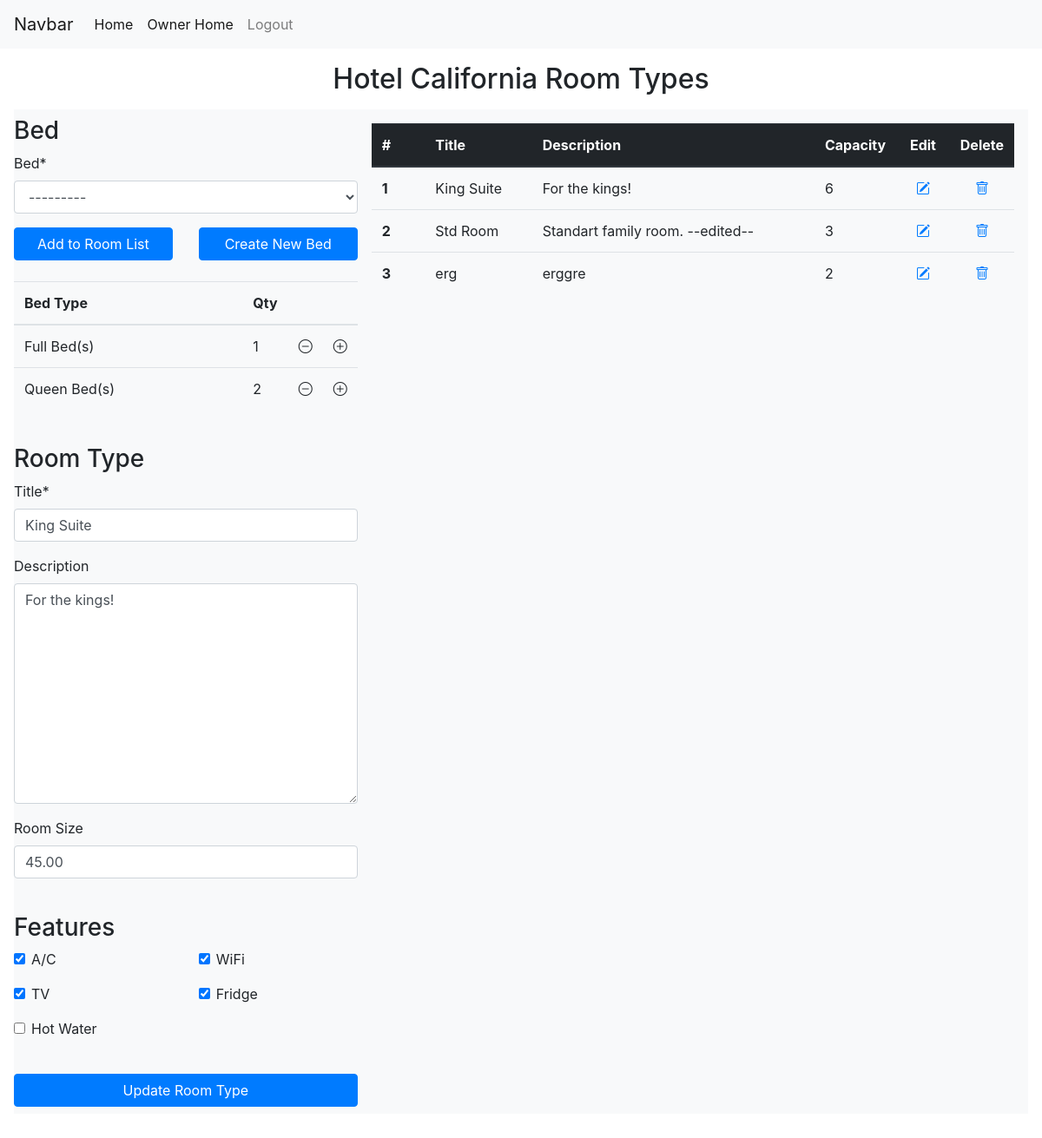
The page /manager/2/room_types/edit/2 (signed in) on the database its author committed.
### manager/models.py (models this page shows, shortened)
class Hotel(models.Model):
    owners = models.ManyToManyField(Owner)
    name = models.CharField(max_length=128)
    country = models.ForeignKey('main.Country', on_delete=models.SET_NULL, null=True, related_name='hotels')
    state = models.CharField(max_length=32, null=True, blank=True)
    city = models.CharField(max_length=32)
    address_line_1 = models.CharField(max_length=64)
    address_line_2 = models.CharField(max_length=64, null=True, blank=True)
    zipcode = models.CharField(max_length=16)
    email = models.EmailField(max_length=256)
    phone_number = PhoneNumberField()

class RoomBed(models.Model):
    room_type = models.ForeignKey(RoomType, on_delete=models.CASCADE, related_name='room_beds')
    bed = models.ForeignKey(Bed, on_delete=models.CASCADE)
    quantity = models.PositiveSmallIntegerField()

class Bed(models.Model):
    name = models.CharField(max_length=64)
    capacity = models.PositiveSmallIntegerField()
    description = models.CharField(max_length=64, null=True, blank=True)
    hotel = models.ForeignKey(Hotel, on_delete=models.CASCADE, related_name='beds', null=True, blank=True) # for custom defined beds.
    is_general = models.BooleanField(default=False) # for general use beds.
    def __str__(self):
        return self.name

class RoomType(models.Model):
    title = models.CharField(max_length=32, unique=True)
    description = models.CharField(max_length=512, null=True, blank=True)
    hotel = models.ForeignKey(Hotel, on_delete=models.CASCADE, related_name='room_types')
    room_size = models.DecimalField(max_digits=4, decimal_places=2, null=True, blank=True)
    has_air_con = models.BooleanField(default=False, verbose_name="A/C")
    has_wifi = models.BooleanField(default=False, verbose_name="wifi")
    has_tv = models.BooleanField(default=False, verbose_name="TV")
    has_fridge = models.BooleanField(default=False, verbose_name="fridge")
    has_hot_water = models.BooleanField(default=False, verbose_name="hot water")
    def get_capacity(self):
        capacity = 0
        room_beds = self.room_beds.all()
        for room_bed in room_beds:
            capacity += room_bed.bed.capacity * room_bed.quantity
        return capacity

### manager/views.py (the view, shortened to what this page needs)
# urls.py: path('<int:hotel_id>/room_types/edit/<pk>', views.RoomTypesEditView.as_view(), name='room_types_edit'),
class RoomTypesEditView(HotelOwnerMixin, UpdateView):
    model = RoomType
    form_class = CreateRoomTypeForm
    def setup(self, request, *args, **kwargs):
        if hasattr(self, 'get') and not hasattr(self, 'head'):
            self.head = self.get
        self.request = request
        self.args = args
        self.kwargs = kwargs
        pk = kwargs['pk']
        self.room_type = RoomType.objects.get(id=pk)
        self.hotel = self.room_type.hotel
        self.success_url = reverse_lazy('manager:room_types', kwargs={'hotel_id':self.hotel.id})
        self.room_type_form = CreateRoomTypeForm
        self.bed_form = BedForm()
        self.room_bed_form = RoomBedForm()
        self.room_beds = self.room_type.room_beds.all()
        if request.method == 'POST':
            self.bed_info = json.loads(request.POST['bed_info'])
    def get(self, request, *args, **kwargs):
        beds = Bed.objects.filter(is_general=True).filter(hotel=self.hotel)
        room_types = RoomType.objects.filter(hotel=self.hotel)
        context = {
            'create': False,
            'hotel': self.hotel,
            'room_type_form': self.room_type_form(instance=self.room_type),
            'room_type': self.room_type,
            'bed_form': self.bed_form,
            'room_bed_form': self.room_bed_form,
            'room_types': room_types,
            'beds': beds,
            'room_beds': self.room_beds,
        }
        return render(self.request, 'manager/room_types.html', context)

### manager/templates/manager/room_types.html (shortened to what this page needs)
{% extends 'main/layout.html'  %}
{% load static %}
{% block style %}
    <link rel="stylesheet" href="{% static 'manager/floor_manager.css' %}">
{% endblock %}
{% block body %}
{% load crispy_forms_tags %}
<h2 class="text-center m-3" id="main_title">{{hotel.name}} Room Types </h2>
<div class="d-flex  justify-content-center mb-5 px-3">
    {% if create %}
        <div class="container-sm bg-light py-2">
            <!-- <form id="create-form" action="{% url 'manager:room_types' hotel.id %}" method="POST">
                {% csrf_token %} -->
                <div class="row mb-4">
                    <div class="col">
                        <h3>Bed</h3>
                        {% include 'manager/input_beds.html' %}
                        <div class="row mb-4">
                            <div class="col">
                                <button class="btn btn-primary btn-block" id="add-bed-button">Add to Room List</button>
                            </div>
                            <div class="col">
                                <button class="btn btn-primary btn-block" id="create-new-bed-btn">Create New Bed</button>
                            </div>
                        </div>
                        <div id="create-bed-form" style="display: none;">
                            <form action="{% url 'manager:create_bed' hotel.id%}">
                                <div class="row mb-4">
                                    <div class="col">
                                        <h3>Create Custom Bed</h3>
                                        {{ bed_form|crispy }}
                                    </div>
                                </div>
                                <div class="row mb-4">
                                    <div class="col">
                                        <button class="btn btn-primary btn-block"
                                                id="create-bed-btn"
                                                hx-post="{% url 'manager:create_bed' hotel.id %}"
                                                hx-target="#create-bed-form-div"
                                                hx-trigger="click"
                                                hx-swap="outerHTML">
                                            Create Bed
                                        </button>
                                    </div>
                                    <div class="col">
                                        <button class="btn btn-danger btn-block" id="cancel-bed-btn">Cancel</button>
                                    </div>
                                </div>
                            </form>
                        </div>
                        <div class="my-3">
                            <table class="table" id="bed-table" style="display: none;">
                                <thead>
                                <tr>
                                    <th class="align-middle col-md-9" scope="col">Bed Type</th>
                                    <th class="align-middle text-center col-md-1" scope="col">Qty</th>
                                    <th class="align-middle text-center col-md-1" scope="col"></th>
                                    <th class="align-middle text-center col-md-1" scope="col"></th>
                                </tr>
                                </thead>
                                <tbody>
                                </tbody>
                            </table>
                        </div>
                    </div>
                </div>
            <form id="create-form" action="{% url 'manager:room_types' hotel.id %}" method="POST">
                {% csrf_token %}
                <input type="hidden" id="bed-info" name="bed_info" value="">
                <div class="row mb-4">
                    <div class="col">
                        <h3>Room Type</h3>
                        {{room_type_form.title|as_crispy_field}}
                        {{room_type_form.description|as_crispy_field}}
                        {{room_type_form.room_size|as_crispy_field}}
                    </div>
                </div>
                <div class="row mb-4">
                    <div class="col">
                        <h3>Features</h3>
                        <div class="row">
                            <div class="col">
                                {{room_type_form.has_air_con|as_crispy_field}}
                            </div>
                            <div class="col">
                                    {{room_type_form.has_wifi|as_crispy_field}}
                            </div>
                        </div>
                        <div class="row">
                            <div class="col">
                                    {{room_type_form.has_tv|as_crispy_field}}
                            </div>
                            <div class="col">
                                    {{room_type_form.has_fridge|as_crispy_field}}
                            </div>
                        </div>
                        <div class="row">
                            <div class="col">
                                    {{room_type_form.has_hot_water|as_crispy_field}}
                            </div>
                            <div class="col">
                            </div>
                        </div>
                    </div>
                </div>
                <div class="row">
                    <div class="col">
                        <input type="submit" value="Submit Room Type" class="btn btn-primary btn-block" >
                    </div>
                </div>
            </form>
        </div>
    {% else %}
        <div class="container-sm bg-light py-2">
                <div class="row mb-4">
                    <div class="col">
                        <h3>Bed</h3>
                        {% include 'manager/input_beds.html' %}
                        <div class="row mb-4">
                            <div class="col">
                                <button class="btn btn-primary btn-block" id="add-bed-button">Add to Room List</button>
                            </div>
                            <div class="col">
                                <button class="btn btn-primary btn-block" id="create-new-bed-btn">Create New Bed</button>
                            </div>
                        </div>
                        <div class="my-3">
                            <table class="table" id="bed-table" style="display: block;">
                                <thead>
                                <tr>
                                    <th class="align-middle col-md-9" scope="col">Bed Type</th>
                                    <th class="align-middle text-center col-md-1" scope="col">Qty</th>
                                    <th class="align-middle text-center col-md-1" scope="col"></th>
                                    <th class="align-middle text-center col-md-1" scope="col"></th>
                                </tr>
                                </thead>
                                <tbody>
                                    {% for room_bed in room_beds %}
                                        <tr id="row{{room_bed.bed.id}}" class="data-rows" data-bed-id="{{room_bed.bed.id}}">
                                            <td>{{room_bed.bed}}</td>
                                            <td>{{room_bed.quantity}}</td>
                                            <td><i id="minus2" data-bed-id="{{room_bed.bed.id}}" class="bi bi-dash-circle bed-minus"></i></td>
                                            <td><i id="plus2" data-bed-id="{{room_bed.bed.id}}" class="bi bi-plus-circle bed-plus"></i></td>
                                        </tr>
                                    {% endfor %}
                                </tbody>
                            </table>
                        </div>
                    </div>
                </div>
            <form id="create-form" action="{% url 'manager:room_types_edit' hotel.id room_type.id %}" method="POST">
                <div class="row mb-4">
                    <div class="col">
                        <h3>Room Type</h3>
                        {{room_type_form.title|as_crispy_field}}
                        {{room_type_form.description|as_crispy_field}}
                        {{room_type_form.room_size|as_crispy_field}}
                    </div>
                </div>
                <div class="row mb-4">
                    <div class="col">
                        <h3>Features</h3>
                        <div class="row">
                            <div class="col">
                                {{room_type_form.has_air_con|as_crispy_field}}
                            </div>
                            <div class="col">
                                    {{room_type_form.has_wifi|as_crispy_field}}
                            </div>
                        </div>
                        <div class="row">
                            <div class="col">
                                    {{room_type_form.has_tv|as_crispy_field}}
                            </div>
                            <div class="col">
                                    {{room_type_form.has_fridge|as_crispy_field}}
                            </div>
                        </div>
                        <div class="row">
                            <div class="col">
                                    {{room_type_form.has_hot_water|as_crispy_field}}
                            </div>
                            <div class="col">
                            </div>
                        </div>
                    </div>
                </div>
                <div class="row">
                    <div class="col">
                        <input type="submit" value="Update Room Type" class="btn btn-primary btn-block" >
                    </div>
                </div>
            </form>
        </div>
    {% endif %}
    {% if not room_types %}
        <div class="bg-light w-75 p-3">
            <div class="alert alert-warning" role="alert">
                No room types available.
            </div>
        </div>
    {% else %}
        {% include 'manager/table_room_types.html' with room_types=room_types hotel=hotel %}
    {% endif %}
</div>
{% endblock %}

### manager/templates/manager/table_room_types.html
{% load static %}
<div class="bg-light w-75 p-3 animate-table" id="table_room_types_div">
    <table class="table">
        <thead class="thead-dark">
        <tr>
            <th class="align-middle col-md-1" scope="col">#</th>
            <th class="align-middle col-md-2" scope="col">Title</th>
            <th class="align-middle" scope="col">Description</th>
            <th class="align-middle text-center col-md-1" scope="col">Capacity</th>
            <th class="align-middle text-center col-md-1" scope="col">Edit</th>
            <th class="align-middle text-center col-md-1" scope="col">Delete</th>
        </tr>
        </thead>
        <tbody>
            {% for room_type in room_types %}
                <tr>
                    <th scope="row">{{forloop.counter}}</th>
                    <td>{{ room_type.title }}</td>
                    <td>{{ room_type.description }}</td>
                    <td>{{room_type.get_capacity}}</td>
                    <td style="text-align: center;" class="align-middle">
                        <a href="{% url 'manager:room_types_edit' hotel_id=hotel.id pk=room_type.id %}"><i class="bi bi-pencil-square"></i></a>
                    </td>
                    <td style="text-align: center;" class="align-middle">
                        <a href="javascript:void(0);">
                            <i data-floor="{{room_type.id}}"
                                class="bi bi-trash"
                                hx-post="room_types/del/{{room_type.id}}"
                                hx-target="#table_room_types_div"
                                hx-trigger="click"
                                hx-swap="outerHTML swap:100ms"
                                hx-confirm="Are you sure you want to delete the room type?"></i>
                        </a>
                    </td>
                </tr>
            {% endfor %}
        </tbody>
    </table>
</div>

### rows shown on the page
Hotel: name "Hotel California"
RoomBed: bed "Full Bed(s)", quantity "1"
RoomBed: bed "Queen Bed(s)", quantity "2"
RoomType: title "King Suite", description "For the kings!", room_size "45.00", has_air_con "☑", has_wifi "☑", has_tv "☑", has_fridge "☑", get_capacity "6"
RoomType: title "Std Room", description "Standart family room. --edited--", get_capacity "3"
RoomType: title "erg", description "erggre", get_capacity "2"
